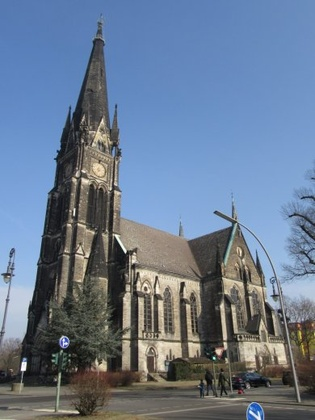
%> input picture Imagenes/KircheAmSudsternKreuzberg.jpg, 315 x 420 px, shrunk from 390 x 520 before the run
$ octave EsquinasKR.m   (GNU Octave 9; MATLAB toolbox functions it lacks are replaced by stand-ins)
%> lines starting %> are read from the running program, lines starting %| are printed output that depends on the picture; in (x1, y1, x2, y2) boxes, pixels count from 0 and x2, y2 are one past the last pixel; in counts of white or black regions, pixels touching at a corner belong together; the program's own positions count from 1
%%%%%%%%%%%%%%%%%%%%%%%%%%%%%%%%%%%%%%%%%%%%%%%%%%%%
%Implementaci髇 del algoritmo de Kitchen y Rsenfeld
%para la detecci髇 de esquinas en una imagen
%%%%%%%%%%%%%%%%%%%%%%%%%%%%%%%%%%%%%%%%%%%%%%%%%%%%
%Se carga la imagen a detectar las esquinas.
Iorig = imread('Imagenes/KircheAmSudsternKreuzberg.jpg');
%> Iorig is the input picture: size 420x315x3 uint8; mean R, G, B 104.8, 121.8, 144.4
%Se confierte a tipo de dato double para evitar
%problemas de c醠culo
Im = double (rgb2gray(Iorig));
%Se define la matriz del profiltro
h=ones(3)/9;
%Se filtra la imagen
Im = imfilter(Im,h);
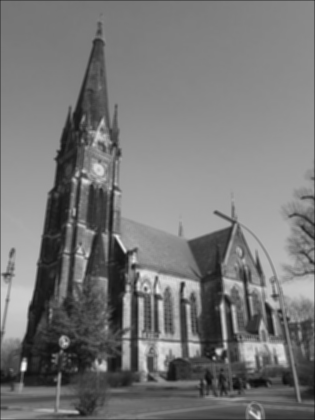
%> Im: size 420x315 double; min 10.89, max 249.6, mean 118.9
%Se definen los filtros Sobel
sx = [-1, 0, 1; -2, 0, 2; -1, 0, 1];
sy = [-1, -2, -1; 0, 0, 0; 1, 2, 1];
%Se obtiene la primera derivada parcial
Ix = imfilter(Im,sx);
Iy = imfilter(Im,sy);
%Se obtiene la segunda derivada parcial
Ixx = imfilter(Ix,sx);
Iyy=imfilter(Iy,sy);
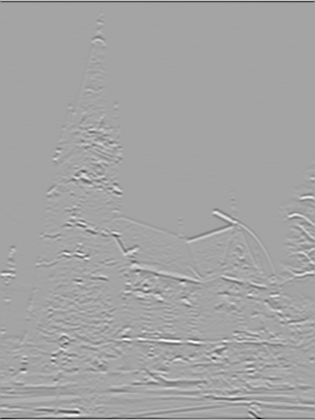
%> Iyy: size 420x315 double; min -3599.2, max 1987.2, mean -8.4; drawn with min black and max white
Ixy=imfilter(Ix,sy);
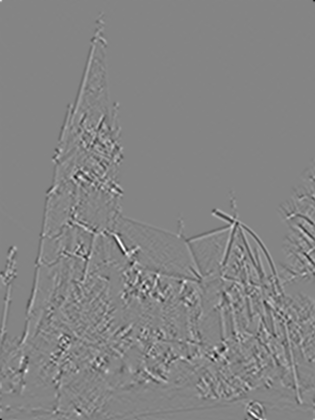
%> Ixy: size 420x315 double; min -1348.4, max 1244.6, mean 0; drawn with min black and max white
%Se calcula el numerador de la ecuacion 7.27
A = (Ixx.*(Iy.^2)) + ( Iyy.*(Ix.^2))- (2*Ixy.*Iy);
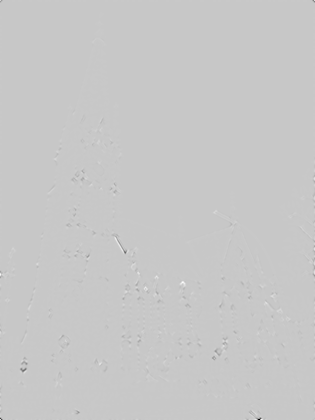
%> A: size 420x315 double; min -752541177.7, max 206961441.3, mean -393743.7; drawn with min black and max white
%Se calcula el denominador de la ecuaci髇 7.27
B = (Ix.^2) + (Iy.^2);
%Se calcula la ecuaci髇 7.27
V= (A./B);
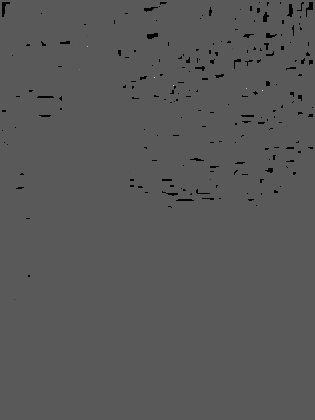
%> V: size 420x315 double; 1.27% of the values are NaN or infinite; the others: min -1.47e+14, max 2.74e+14, mean 2.32e+09; drawn with min black, max white, NaN and infinite black
%Se escaala la imagen
V=(1000/max(max(V)))*V;
%Se binariza la imagen
V1 = (V)>40;
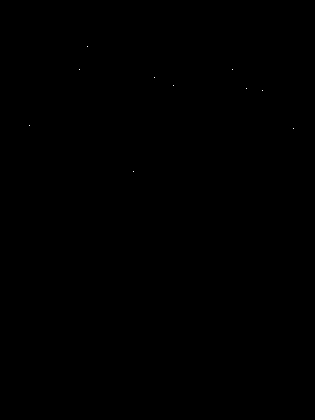
%> V1: size 420x315 logical; 0.01% white in thin lines or dots, all inside (x1, y1, x2, y2) = (29, 46, 294, 172)
%Se define la vecindad de b鷖queda
pixel =10;
%Se obtiene el valor m醩 grande de V, de una vecindad
%definida por la variable pixel
[n,m] = size(V1);
%> n = 420; m = 315
res = zeros(n,m);
for r=1:n %rows
    for c=1:m %cols
        if(V1(r,c))
            I1=[r-pixel,1];
            I1=max(I1);
            I2=[r+pixel,n];
            I2=min(I2);
            I3=[c-pixel,1];
            I3=max(I3);
            I4=[c+pixel,m];
            I4=min(I4);

            tmp = V(I1:I2,I3:I4);
            maxim = max(max(tmp));
            if(maxim == V(r,c))
                res(r,c) = 1;
            end
        end
    end
end
%> after the loop, I1 = 162; I2 = 182; I3 = 124; I4 = 144; maxim = 51.43
%Se grafican sobre la imagen Iorig las esquinas
%calculadas por el algoritmo de Kitchen y Rosenfels
%en las posiciones donde existen unos en la matriz res

imshow(uint8(Iorig));
hold on
[re,co] = find(res');
%> re = [88; 80; 233; 155; 174; 247; 263; 30; 294; 134]; co = [47; 70; 70; 78; 86; 89; 91; 126; 129; 172]
plot(re,co,'+');
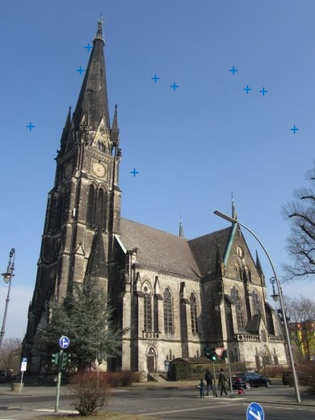
%> figure redrawn from the program's plot data

$ run again, with Imagenes/Piramides de egipto.jpg copied over Imagenes/KircheAmSudsternKreuzberg.jpg
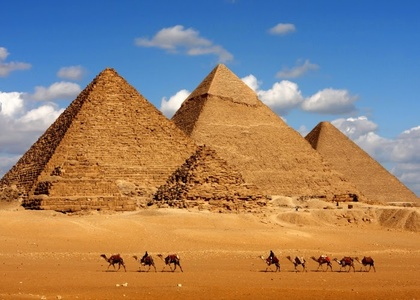
%> input picture Imagenes/Piramides de egipto.jpg, 420 x 300 px, shrunk from 700 x 500 before the run
%> Iorig is the input picture: size 300x420x3 uint8; mean R, G, B 152.4, 130, 110.3
%> `B = (Ix.^2) + (Iy.^2);`:
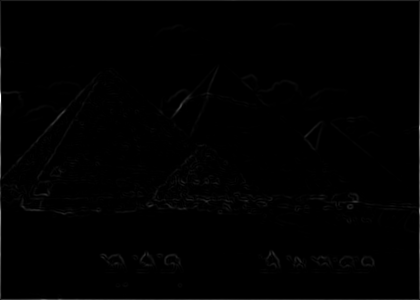
%> B: size 300x420 double; min 0, max 997117.7, mean 6537.9; drawn with min black and max white
%> V1: size 300x420 logical; 0% white in thin lines or dots, all inside (x1, y1, x2, y2) = (168, 277, 169, 278)
%> after the loop `for r=1:n`: I1 = 268; I2 = 288; I3 = 159; I4 = 179; maxim = 1000
%> re = 169; co = 278
%> `plot(re,co,'+');`:
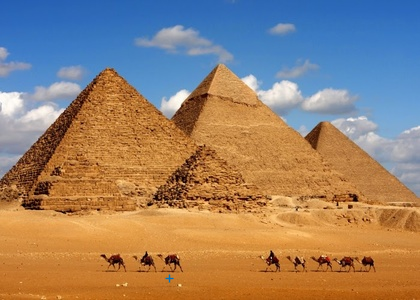
%> figure redrawn from the program's plot data
